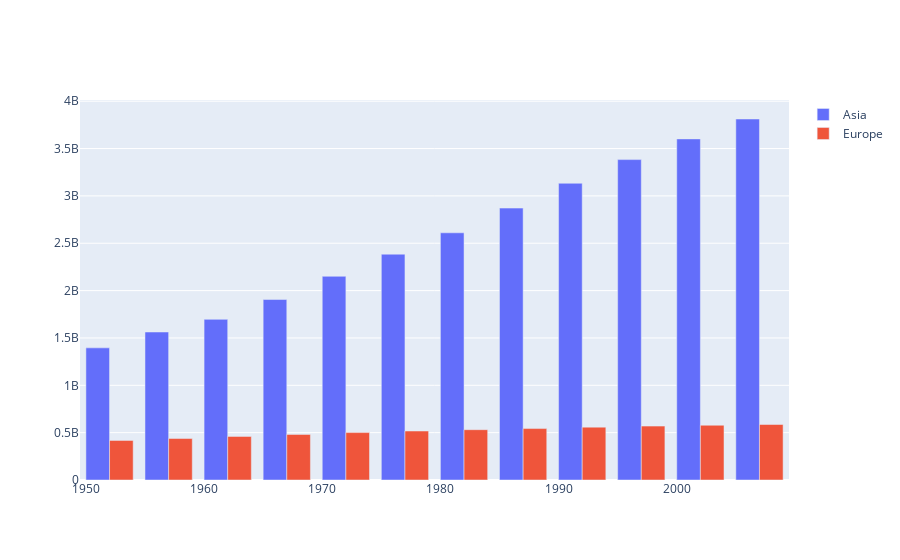

Notebook source saved alongside this figure:
### Code cell
import plotly.graph_objects as go


fig = go.Figure(
    data=[
        go.Bar(
            name='Asia',
            x=df[df.continent == 'Asia']['year'],
            y=df[df.continent == 'Asia']['pop']
        ),
        go.Bar(
            name='Europe',
            x=df[df.continent == 'Europe']['year'],
            y=df[df.continent == 'Europe']['pop']
        )
    ]
)
fig.show()

### Figure 1 — Plotly figure (JSON) as saved in the notebook; plotly's stock layout.template omitted (floating-point values rounded to 4 significant figures)
{"data": [{"name": "Asia", "type": "bar", "x": [1952, 1957, 1962, 1967, 1972, 1977, 1982, 1987, 1992, 1997, 2002, 2007], "y": [1395357351, 1562780599, 1696357182, 1905662900, 2150972248, 2384513556, 2610135582, 2871220762, 3133292191, 3383285500, 3601802203, 3811953827]}, {"name": "Europe", "type": "bar", "x": [1952, 1957, 1962, 1967, 1972, 1977, 1982, 1987, 1992, 1997, 2002, 2007], "y": [418120846, 437890351, 460355155, 481178958, 500635059, 517164531, 531266901, 543094160, 558142797, 568944148, 578223869, 586098529]}], "layout": {}}
